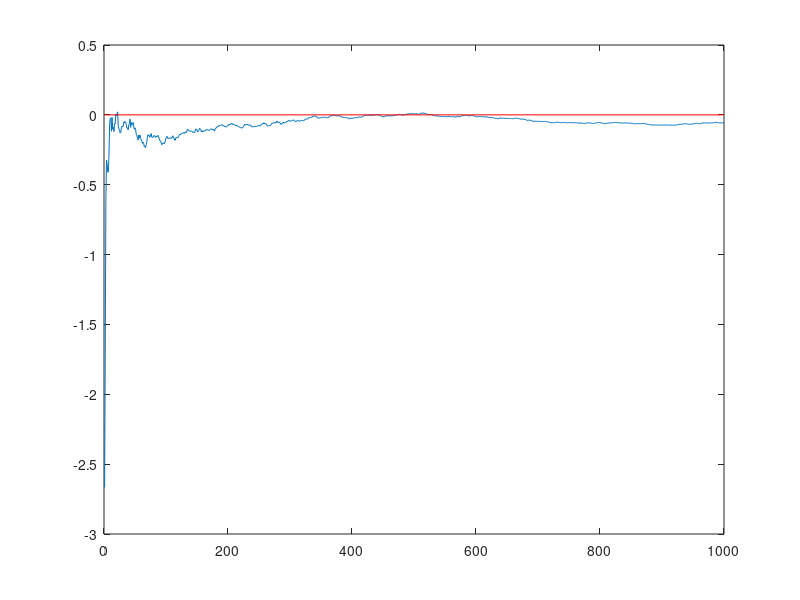

The MATLAB source for this figure:
%This code compares estimates variables
%the code demonstrates that as the # of variables reaches infinity the 

clear
clc
rng(1)                         %control the random number generator
n=1000;                        %the number of variables (terms/elements)
Z=randn(n,1);                  %generates the random vector for variable Z, with 1000 terms/elements
Z_bar=zeros(n,1);              %initializes variable Z_bar
sum=0;                         %initializes variable sum 

%used a for loop to calculate the averages of variable Z from element 1 to 1000  
for ii=1:n
    sum=sum+Z(ii);
    Z_bar(ii)=sum/ii;
end
plot(1:n,Z_bar)                 %plots the averages of variable Z with respect to the amount of terms/elements 
hold on 
plot([0 n],[0 0],'r')           %plots y=0
hold off

A=repmat(Z(1:100),1,1000);      %copies the first 100 of variable Z 1000 times
B=mean(median(A,2));            %calculates the mean of the median of the 100 first elements of variable Z
                                %shows that the sample median of the
                                %samples is an unbiased estimate of 0

                                
C=var(Z_bar);                   %calculates the variace of the averages of the elements in variable Z_bar
D=var(median(A,2));             %calculates the variance of the sample data
